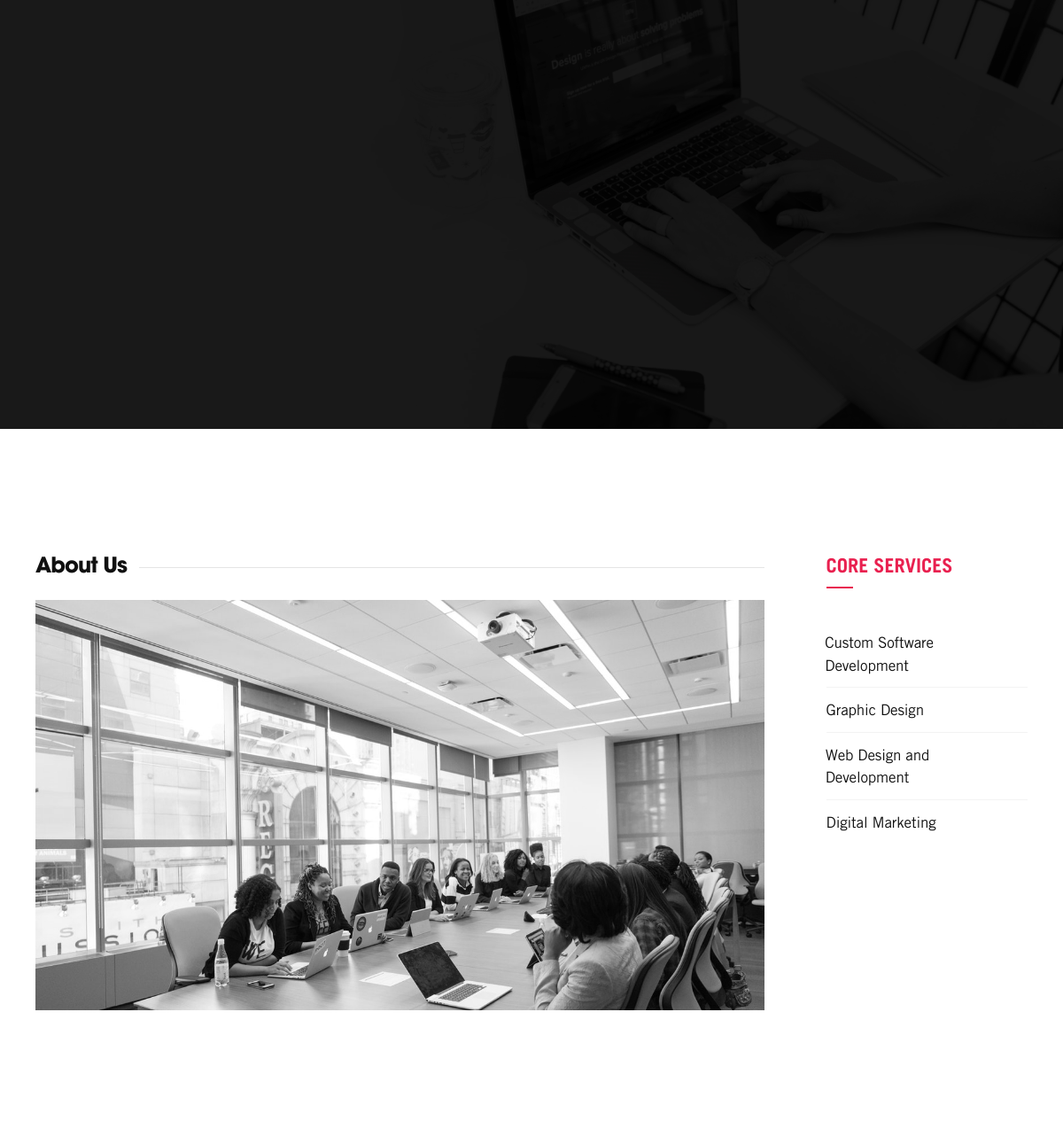
Page /about/ (upper part) on the earlier database version.
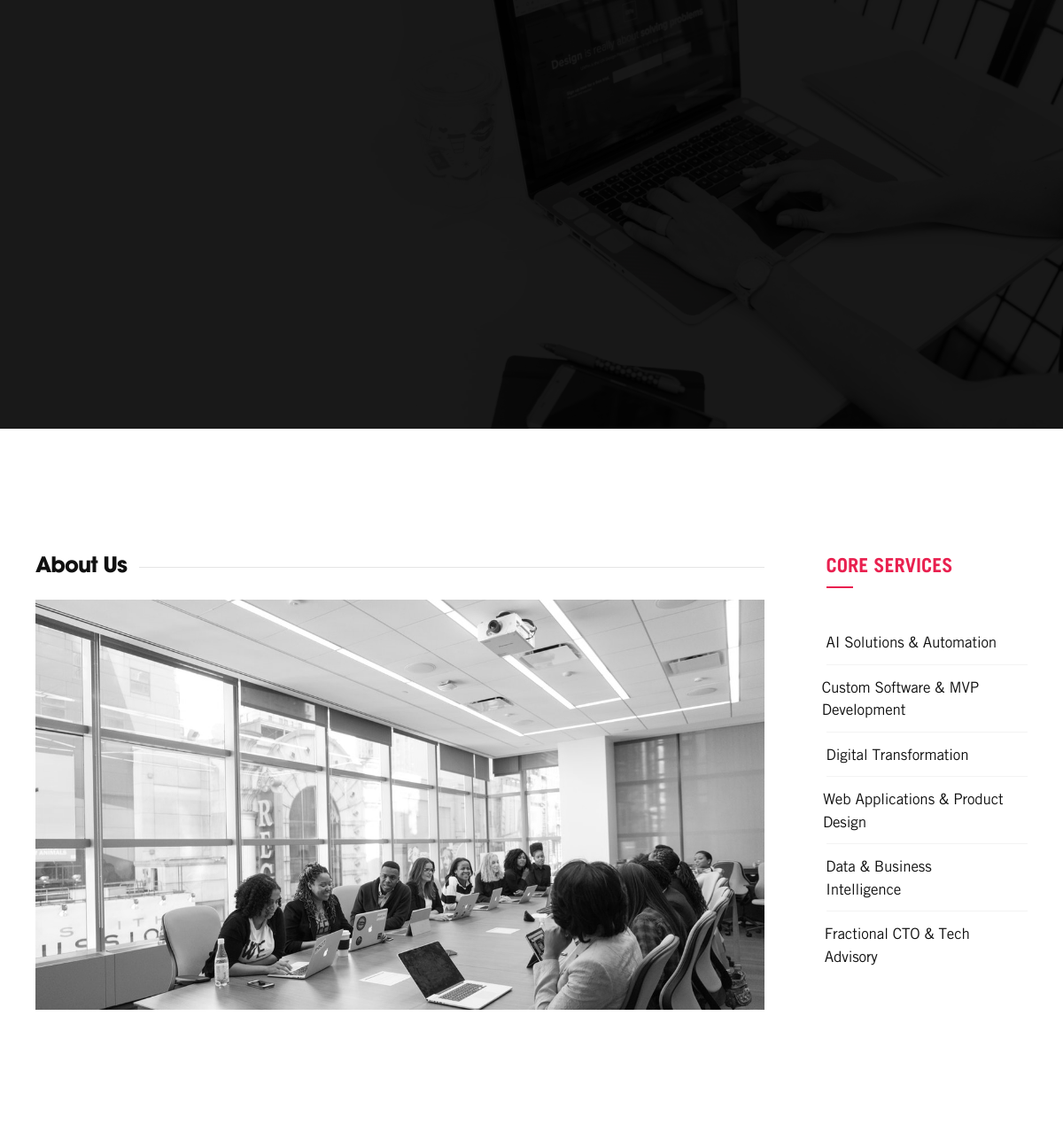
Same page on the later database version.
### website/models.py (models this page shows, shortened)
class Service(models.Model):
    name = models.CharField(max_length=60, unique=True)
    tagline = models.CharField(max_length=120, blank=True, null=True)
    image = models.ImageField(null=True, blank=True)
    icons = models.CharField(max_length=30, blank=True, null=True)
    description = MarkdownxField()
    slug = models.SlugField()
    order = models.PositiveIntegerField(default=0)
    class Meta:
        ordering = ['order']
    def get_absolute_url(self):
        return reverse("website:service", kwargs={"slug": self.slug})

### website/views.py (the view)
# urls.py: path("about/", AboutView.as_view(), name="about"),
class AboutView(View):
    def get(self, request):
        services = Service.objects.all()
        template_name = "about.html"
        context = {'services': services,}
        return render(request, template_name, context)

### templates/about.html (shortened to what this page needs)
{% extends 'base.html' %}
{% load static %}
{% load crispy_forms_tags %}
{% block content %}
<body class="page-template page-template-default single single-service-item">
  <div class="pr__wrapper" id="site-wrapper">
    <div class="pr__hero__wrap pr__dark" style="background-image: url('../static/assets/images/hero_03.jpg');"
      data-uk-parallax="bgy: -200" id="site-hero">
      {% include 'partials/header.html' %}
      <section class="pr__hero uk-section" id="pr__hero">
        <div class="uk-container">
          <div class="section-inner">
            <div class="hero-content">
            </div>
          </div>
        </div>
      </section>
    </div>
    <div class="pr__content" id="site-content">
      <div class="pr__primary uk-section uk-section-large has-sidebar" id="site-primary">
        <div class="outer">
          <div class="uk-container uk-position-relative">
            <div class="inner uk-grid uk-grid-large uk-grid-match" data-uk-grid="">
              <div class="uk-width-expand">
                <main class="pr__main" id="site-main">
                  <article class="uk-article page type-page">
                    <div class="outer">
                      <div class="inner">
                        <div class="entry-body">
                          <h5 id="slideshow" class="uk-heading-line uk-h4"><span>About Us</span></h5>
                          <div class="uk-position-relative uk-visible-toggle uk-light"
                            data-uk-slideshow="animation: push">
                            <ul class="uk-slideshow-items">
                              <li>
                                <div class="image pr__image__cover" data-src="{% static 'assets/images/about_01.jpg'%}"
                                  data-uk-img=""></div>
                              </li>
                            </ul>
                          </div>
                          <section class="pr__about pr__section uk-section uk-section-large p-3">
                          </section>
                          <br>
                        </div>
                      </div>
                    </div>
                  </article>
                </main>
              </div>
              <div class="uk-width-1-4@l">
                <aside class="pr-sidebar widget-area" id="site-sidebar">
                  <div style="z-index: 1;" data-uk-sticky="offset: 150; bottom: true">
                    <section class="widget widget_nav_menu">
                      <h2 class="widget-title">Core Services</h2>
                      <ul class="content" data-uk-scrollspy-nav="closest: li; scroll: true; offset: 150">
                        {% for service in services %}
                        <li><a href="{{service.get_absolute_url}}">{{service.name}}</a></li>
                        {% endfor %}
                      </ul>
                    </section>
                  </div>
                </aside>
              </div>
            </div>
          </div>
        </div>
      </div>
    </div>
  </div>
</body>
{% endblock %}

### templates/base.html (shortened to what this page needs)
{% load static %}
<!DOCTYPE html>
<html lang="en">
<head>
  <link rel="stylesheet" href="{% static 'assets/css/normalize.min.css' %}" />
  <link rel="stylesheet" href="{% static 'assets/css/pr.animation.css' %}" />
  <link rel="stylesheet" href="{% static 'assets/css/owl.carousel.min.css' %}" />
  <link rel="stylesheet" href="{% static 'assets/css/uikit.min.css' %}" />
  <link rel="stylesheet" href="{% static 'assets/css/fonts.css' %}" />
  <link rel="stylesheet" href="{% static 'assets/css/pixeicons.css' %}" />
  <link rel="stylesheet" href="{% static 'style.css' %}">
</head>
<body>
  {% block content %}
  {% endblock %}
</body>
</html>

### templates/partials/header.html (shortened to what this page needs)
{% load static %}
<header class="pr__header pr__dark" data-uk-sticky="top: 100vh; animation: uk-animation-slide-top;">
  <div class="uk-container">
    <div class="inner">
      <div class="navbar pr-font-second">
        <nav class="menu" data-uk-scrollspy-nav="offset: 0; closest: li; scroll: true">
          <ul>
          </ul>
        </nav>
      </div>
    </div>
  </div>
</header>

Differences in the rows shown:
removed Service: name "Custom Software Development"
removed Service: name "Graphic Design"
removed Service: name "Web Design and Development"
removed Service: name "Digital Marketing"
added Service: name "AI Solutions & Automation"
added Service: name "Custom Software & MVP Development"
added Service: name "Digital Transformation"
added Service: name "Web Applications & Product Design"
added Service: name "Data & Business Intelligence"
added Service: name "Fractional CTO & Tech Advisory"
